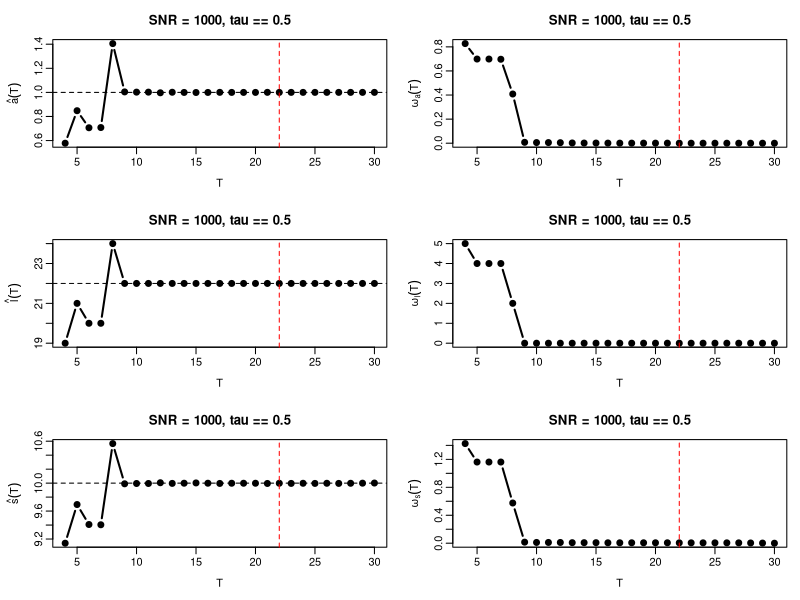
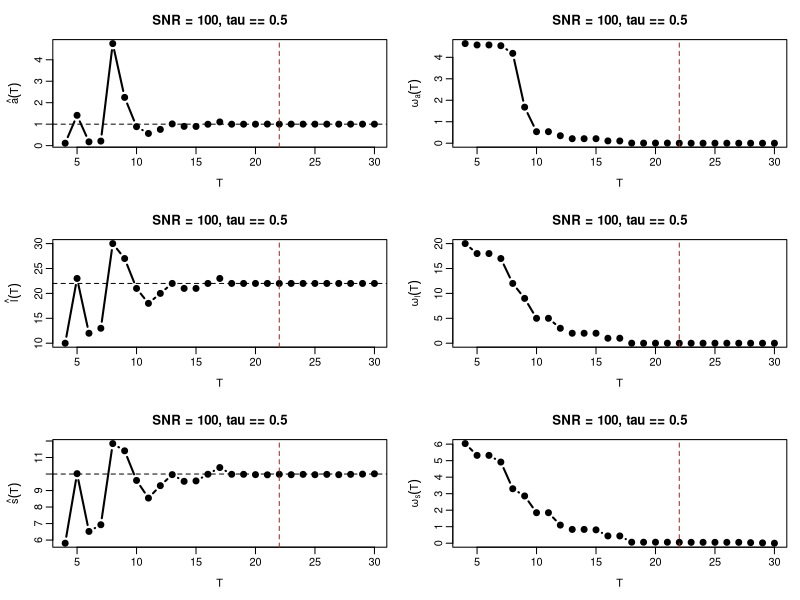
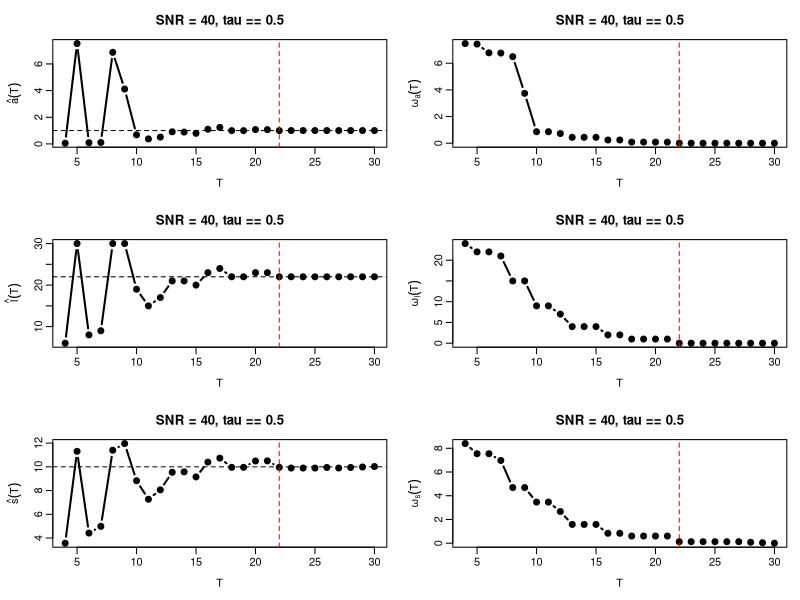

These figures' R source, in order:
###############################################################
## Sections 2.4 (large/medium SNR) and 2.5 (small SNR, h=30):
## estimator curves paired with their oscillation curves
##
## CURRENT MODEL:
##
##   I(t) = A exp(-(t-L)^2/S^2) + e(t)
##
## Quantile-loss criterion:
##
##   rho_tau(u) = u (tau - 1{u < 0})
##
## Noise:
##
##   tau-aligned asymmetric Laplace distribution
##
## SNR:
##
##   SNR = A / sqrt(Var(e))
##
## The amplitude for fixed (l,s) is obtained as a
## weighted tau-quantile of
##
##   x(t) = I(t) exp((t-l)^2/s^2)
##
## with weights
##
##   w(t) = exp(-(t-l)^2/s^2).
###############################################################


###############################################################
## Weighted tau-quantile
###############################################################

# weighted_quantile <- function(
#     x,
#     w,
#     tau
# ) {
#   
#   if (length(x) != length(w)) {
#     stop("x and w must have the same length.")
#   }
#   
#   if (tau <= 0 || tau >= 1) {
#     stop("tau must belong to (0,1).")
#   }
#   
#   if (any(!is.finite(x)) || any(!is.finite(w))) {
#     stop("x and w must be finite.")
#   }
#   
#   if (any(w < 0) || sum(w) <= 0) {
#     stop("Weights must be non-negative and have positive sum.")
#   }
#   
#   o <- order(x)
#   
#   x <- x[o]
#   w <- w[o]
#   
#   w <- w / sum(w)
#   
#   x[which(cumsum(w) >= tau)[1]]
# }

weighted_quantile <- function(x, w, tau) {
  
  if (length(x) != length(w)) {
    stop("x and w must have the same length.")
  }
  
  if (tau <= 0 || tau >= 1) {
    stop("tau must belong to (0,1).")
  }
  
  # Drop numerically-overflowed entries. These arise when l is far
  # outside 1:T; they carry weight exp(-large) ~ 0 and therefore do
  # not affect the weighted quantile.
  finite <- is.finite(x) & is.finite(w)
  
  if (!any(finite)) {
    return(NA_real_)
  }
  
  x <- x[finite]
  w <- w[finite]
  
  if (any(w < 0) || sum(w) <= 0) {
    stop("Weights must be non-negative and have positive sum.")
  }
  
  o <- order(x)
  x <- x[o]
  w <- w[o]
  w <- w / sum(w)
  
  x[which(cumsum(w) >= tau)[1]]
}

###############################################################
## Quantile check loss
###############################################################

rho_tau <- function(
    u,
    tau
) {
  
  u * (tau - (u < 0))
}



###############################################################
## tau-aligned asymmetric Laplace random generator
##
## Density:
##
##   f_{tau,b}(x)
##     = tau(1-tau)/b * exp(-rho_tau(x)/b)
##
## Hence:
##
##   P(e < 0) = tau.
###############################################################

rald_tau <- function(
    n,
    tau,
    b
) {
  
  if (tau <= 0 || tau >= 1) {
    stop("tau must belong to (0,1).")
  }
  
  if (b <= 0) {
    stop("b must be positive.")
  }
  
  u <- runif(n)
  
  e <- numeric(n)
  
  left <- u < tau
  right <- !left
  
  e[left] <-
    b / (1 - tau) *
    log(u[left] / tau)
  
  e[right] <-
    -b / tau *
    log(
      (1 - u[right]) / (1 - tau)
    )
  
  e
}



###############################################################
## Noise variance of the tau-aligned asymmetric Laplace law
##
## Var(e)
##   = b^2
##     [tau^2 + (1-tau)^2]
##     / [tau^2 (1-tau)^2]
###############################################################

ald_variance <- function(
    tau,
    b
) {
  
  b^2 *
    (
      tau^2 + (1 - tau)^2
    ) /
    (
      tau^2 * (1 - tau)^2
    )
}



###############################################################
## Calibrate b from the CURRENT SNR definition
##
##   SNR = A / sqrt(Var(e))
##
## Therefore
##
##   b =
##   (A/SNR)
##   tau(1-tau)
##   / sqrt(tau^2 + (1-tau)^2).
###############################################################

ald_scale_from_snr <- function(
    A,
    SNR,
    tau
) {
  
  if (A <= 0) {
    stop("A must be positive.")
  }
  
  if (SNR <= 0) {
    stop("SNR must be positive.")
  }
  
  if (tau <= 0 || tau >= 1) {
    stop("tau must belong to (0,1).")
  }
  
  (
    A / SNR
  ) *
    (
      tau * (1 - tau)
    ) /
    sqrt(
      tau^2 + (1 - tau)^2
    )
}



###############################################################
## Main sequential estimation function
###############################################################

estimate_peak_curves <- function(
    A = 1,
    L = 22,
    S = 10,
    h = 30,
    SNR = 1000,
    tau = 0.5,
    seed = 280,
    s.interval = c(1,20),
    tol = 1e-4
)
{
  
  
  #############################################################
  ## Basic checks
  #############################################################
  
  if (A <= 0) {
    stop("A must be positive.")
  }
  
  if (S <= 0) {
    stop("S must be positive.")
  }
  
  if (h < 1 || h != floor(h)) {
    stop("h must be a positive integer.")
  }
  
  if (L < 1 || L > h) {
    stop("L must satisfy 1 <= L <= h.")
  }
  
  if (tau <= 0 || tau >= 1) {
    stop("tau must belong to (0,1).")
  }
  
  
  #############################################################
  ## True Gaussian signal
  #############################################################
  
  signal <- function(
    A,
    L,
    S,
    h
  ) {
    
    t <- 1:h
    
    A * exp(
      -(t - L)^2 / S^2
    )
  }
  
  
  #############################################################
  ## Generate tau-aligned AL noise
  #############################################################
  
  set.seed(seed)
  
  
  b <- ald_scale_from_snr(
    A = A,
    SNR = SNR,
    tau = tau
  )
  
  
  noise <- rald_tau(
    n = h,
    tau = tau,
    b = b
  )
  
  
  y <-
    signal(
      A = A,
      L = L,
      S = S,
      h = h
    ) +
    noise
  
  
  #############################################################
  ## Check the achieved noise variance
  #############################################################
  
  theoretical.var <-
    ald_variance(
      tau = tau,
      b = b
    )
  
  
  #############################################################
  ## Quantile-loss objective for fixed (l,s,T)
  ##
  ## For fixed l and s, the minimizer with respect to a is the
  ## weighted tau-quantile of
  ##
  ##   y_t exp((t-l)^2/s^2)
  ##
  ## with weights
  ##
  ##   exp(-(t-l)^2/s^2).
  #############################################################
  
  objective_quantile <- function(
    l,
    s,
    T
  ) {
    
    tt <- 1:T
    
    
    weights <-
      exp(
        -(tt - l)^2 / s^2
      )
    
    
    z <-
      y[1:T] *
      exp(
        (tt - l)^2 / s^2
      )
    
    
    a <-
      weighted_quantile(
        x = z,
        w = weights,
        tau = tau
      )
    
    
    fit <-
      a *
      exp(
        -(tt - l)^2 / s^2
      )
    
    
    residuals <-
      y[1:T] - fit
    
    
    value <-
      mean(
        rho_tau(
          residuals,
          tau = tau
        )
      )
    
    
    list(
      value = value,
      a = a
    )
  }
  
  
  #############################################################
  ## Estimate parameters at one observation horizon T
  ##
  ## IMPORTANT:
  ## The current manuscript restricts l to 1,...,T.
  #############################################################
  
  estimate_T <- function(
    T
  ) {
    
    out <-
      matrix(
        NA_real_,
        nrow = h,
        ncol = 3
      )
    
    colnames(out) <-
      c(
        "a",
        "s",
        "obj"
      )
    
    
    for (l in 1:h) {
      
      f <- function(s) {
        
        objective_quantile(
          l = l,
          s = s,
          T = T
        )$value
      }
      
      
      opt <-
        optimize(
          f,
          interval = s.interval,
          tol = tol
        )
      
      
      tmp <-
        objective_quantile(
          l = l,
          s = opt$minimum,
          T = T
        )
      
      
      out[l,1] <- tmp$a
      out[l,2] <- opt$minimum
      out[l,3] <- tmp$value
    }
    
    
    best <-
      which.min(
        out[,3]
      )
    
    
    list(
      a = out[best,1],
      s = out[best,2],
      l = best,
      objective = out[best,3]
    )
  }
  
  
  #############################################################
  ## Sequential horizons
  #############################################################
  
  TT <- 4:h
  
  
  hat.a <-
    hat.l <-
    hat.s <-
    hat.obj <-
    numeric(
      length(TT)
    )
  
  
  #############################################################
  ## Sequential estimation
  #############################################################
  
  for (i in seq_along(TT)) {
    
    est <-
      estimate_T(
        TT[i]
      )
    
    
    hat.a[i] <- est$a
    hat.l[i] <- est$l
    hat.s[i] <- est$s
    hat.obj[i] <- est$objective
  }
  
  
  #############################################################
  ## Future-tail oscillation
  ##
  ## omega_theta(T,h)
  ##   = max_{T <= t1,t2 <= h}
  ##       |hat(theta)(t1)-hat(theta)(t2)|
  #############################################################
  
  tail_oscillation <- function(
    x
  ) {
    
    n <-
      length(x)
    
    omega <-
      numeric(n)
    
    
    for (i in seq_len(n)) {
      
      omega[i] <-
        max(
          x[i:n]
        ) -
        min(
          x[i:n]
        )
    }
    
    
    omega
  }
  
  
  omega.a <-
    tail_oscillation(
      hat.a
    )
  
  
  omega.l <-
    tail_oscillation(
      hat.l
    )
  
  
  omega.s <-
    tail_oscillation(
      hat.s
    )
  
  
  #############################################################
  ## Return all results
  #############################################################
  
  list(
    
    T = TT,
    
    hat.a = hat.a,
    hat.l = hat.l,
    hat.s = hat.s,
    hat.obj = hat.obj,
    
    omega.a = omega.a,
    omega.l = omega.l,
    omega.s = omega.s,
    
    A = A,
    L = L,
    S = S,
    h = h,
    
    SNR = SNR,
    tau = tau,
    
    b = b,
    theoretical.var = theoretical.var
  )
}



###############################################################
## Helper: one row = estimate curve | oscillation curve
###############################################################

plot_pair <- function(
    T,
    hat,
    omega,
    true.val,
    L,
    ylab.hat,
    ylab.omega,
    main
)
{
  
  plot(
    T,
    hat,
    type = "b",
    pch = 19,
    lwd = 2,
    xlab = "T",
    ylab = ylab.hat,
    main = main
  )
  
  abline(
    h = true.val,
    lty = 2
  )
  
  abline(
    v = L,
    lty = 2,
    col = "red"
  )
  
  
  plot(
    T,
    omega,
    type = "b",
    pch = 19,
    lwd = 2,
    xlab = "T",
    ylab = ylab.omega,
    main = main
  )
  
  abline(
    v = L,
    lty = 2,
    col = "red"
  )
}



###############################################################
## GLOBAL PARAMETERS
###############################################################

A <- 1
L <- 22
S <- 10

## The symmetric case tau = 0.5 reproduces the old
## symmetric-Laplace setting, but through the new
## tau-aligned AL parameterization.
tau <- 0.5



###############################################################
## Section 2.4: large SNR
##
## SNR = 1000, h = 30
###############################################################

# postscript(
#   "sec24_large_snr.eps",
#   onefile = FALSE,
#   paper = "special",
#   horizontal = FALSE,
#   width = 8,
#   height = 7,
#   family = "Helvetica",
#   pointsize = 11,
#   colormodel = "srgb"
# )
# 
# par(
#   mfrow = c(3,2),
#   mar = c(4,4,3,1),
#   mgp = c(2.2,0.6,0)
# )

png(
  "sec24_large_snr.png",
  width = 8,
  height = 7,
  units = "in",
  res = 300
)

par(
  mfrow = c(3,2),
  mar = c(4,4,3,1),
  mgp = c(2.2,0.6,0)
)

res.large <-
  estimate_peak_curves(
    A = A,
    L = L,
    S = S,
    h = 30,
    SNR = 1000,
    tau = tau,
    seed = 280
  )

plot_pair(
  res.large$T,
  res.large$hat.a,
  res.large$omega.a,
  A,
  L,
  expression(hat(a)(T)),
  expression(omega[a](T)),
  paste0(
    "SNR = 1000, ",
    expression(tau == 0.5)
  )
)

plot_pair(
  res.large$T,
  res.large$hat.l,
  res.large$omega.l,
  L,
  L,
  expression(hat(l)(T)),
  expression(omega[l](T)),
  paste0(
    "SNR = 1000, ",
    expression(tau == 0.5)
  )
)

plot_pair(
  res.large$T,
  res.large$hat.s,
  res.large$omega.s,
  S,
  L,
  expression(hat(s)(T)),
  expression(omega[s](T)),
  paste0(
    "SNR = 1000, ",
    expression(tau == 0.5)
  )
)

dev.off()



###############################################################
## Section 2.4: medium SNR
##
## SNR = 100, h = 30
###############################################################

# postscript(
#   "sec24_medium_snr.eps",
#   onefile = FALSE,
#   paper = "special",
#   horizontal = FALSE,
#   width = 8,
#   height = 7,
#   family = "Helvetica",
#   pointsize = 11,
#   colormodel = "srgb"
# )
# 
# par(
#   mfrow = c(3,2),
#   mar = c(4,4,3,1),
#   mgp = c(2.2,0.6,0)
# )

png(
  "sec24_medium_snr.png",
  width = 8,
  height = 7,
  units = "in",
  res = 300
)

par(
  mfrow = c(3,2),
  mar = c(4,4,3,1),
  mgp = c(2.2,0.6,0)
)

res.medium <-
  estimate_peak_curves(
    A = A,
    L = L,
    S = S,
    h = 30,
    SNR = 100,
    tau = tau,
    seed = 280
  )

plot_pair(
  res.medium$T,
  res.medium$hat.a,
  res.medium$omega.a,
  A,
  L,
  expression(hat(a)(T)),
  expression(omega[a](T)),
  paste0(
    "SNR = 100, ",
    expression(tau == 0.5)
  )
)

plot_pair(
  res.medium$T,
  res.medium$hat.l,
  res.medium$omega.l,
  L,
  L,
  expression(hat(l)(T)),
  expression(omega[l](T)),
  paste0(
    "SNR = 100, ",
    expression(tau == 0.5)
  )
)

plot_pair(
  res.medium$T,
  res.medium$hat.s,
  res.medium$omega.s,
  S,
  L,
  expression(hat(s)(T)),
  expression(omega[s](T)),
  paste0(
    "SNR = 100, ",
    expression(tau == 0.5)
  )
)

dev.off()



###############################################################
## Section 2.5: small SNR
##
## SNR = 40, h = 30
###############################################################

# postscript(
#   "sec25_small_snr_h30.eps",
#   onefile = FALSE,
#   paper = "special",
#   horizontal = FALSE,
#   width = 8,
#   height = 7,
#   family = "Helvetica",
#   pointsize = 11,
#   colormodel = "srgb"
# )
# 
# par(
#   mfrow = c(3,2),
#   mar = c(4,4,3,1),
#   mgp = c(2.2,0.6,0)
# )

png(
  "sec25_small_snr_h30.png",
  width = 8,
  height = 7,
  units = "in",
  res = 300
)

par(
  mfrow = c(3,2),
  mar = c(4,4,3,1),
  mgp = c(2.2,0.6,0)
)

res.small <-
  estimate_peak_curves(
    A = A,
    L = L,
    S = S,
    h = 30,
    SNR = 40,
    tau = tau,
    seed = 280
  )

plot_pair(
  res.small$T,
  res.small$hat.a,
  res.small$omega.a,
  A,
  L,
  expression(hat(a)(T)),
  expression(omega[a](T)),
  paste0(
    "SNR = 40, ",
    expression(tau == 0.5)
  )
)

plot_pair(
  res.small$T,
  res.small$hat.l,
  res.small$omega.l,
  L,
  L,
  expression(hat(l)(T)),
  expression(omega[l](T)),
  paste0(
    "SNR = 40, ",
    expression(tau == 0.5)
  )
)

plot_pair(
  res.small$T,
  res.small$hat.s,
  res.small$omega.s,
  S,
  L,
  expression(hat(s)(T)),
  expression(omega[s](T)),
  paste0(
    "SNR = 40, ",
    expression(tau == 0.5)
  )
)

dev.off()



###############################################################
## Compute all results once
###############################################################

results <- list(
  
  large =
    res.large,
  
  medium =
    res.medium,
  
  small =
    res.small
)



###############################################################
## Display results
###############################################################

results
